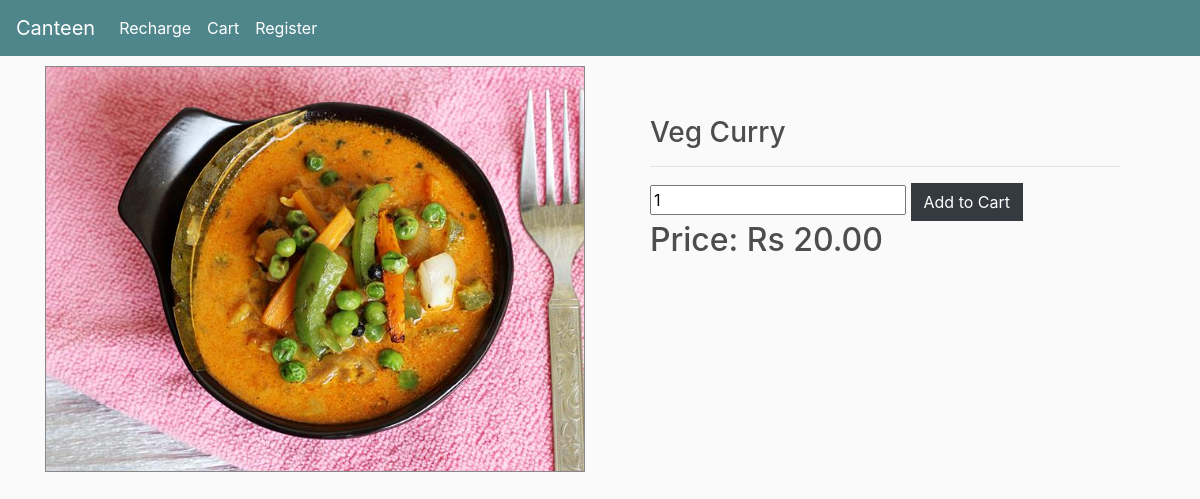
The page /product/9/ on the database its author committed.
### store/models.py (models this page shows, shortened)
class Product(models.Model):
	name = models.CharField(max_length=200)
	price = models.DecimalField(max_digits=7, decimal_places=2)
	image = models.ImageField(null=True, blank=True)
	@property
	def imageURL(self):
		try:
			url = self.image.url
		except:
			url = ''
		return url

### store/views.py (the view, shortened to what this page needs)
# urls.py: path('product/<str:pk>/', views.product, name="product"),
def product(request, pk):
	product = Product.objects.get(id=pk)
	context = {'product':product}
	return render(request, 'product.html', context)

### templates/product.html (shortened to what this page needs)
{% extends 'main.html' %}
{% load static %}
{% block content %}
<div class="row">
	<div class="col-lg-6">
		<img style="border:1px solid #888" src="{{product.imageURL}}" class="img-fluid">
	</div>
	<div style="padding:50px" class="col-lg-6">
		<h3>{{product.name}}</h3>
		<hr>
		<form method="POST" action="{% url 'product' product.id %}">
			<input min="1" value=1 type="number" name="quantity">
			<input class="btn btn-dark" type="submit" value="Add to Cart">
		</form>
		<h2>Price: Rs {{product.price}}</h2>
	</div>
</div>
{% endblock content %}

### guest_cart/static/css/main.css (style rules this page uses)
body { background-color: hsl(0, 0%, 98%); }
h1,h2,h3,h4,h5,h6 { color:hsl(0, 0%, 30%); }
.col-lg-4, .col-lg-6, .col-lg-8, .col-lg-12 { margin-top: 10px; }
.btn { border-radius: 0; }

### rows shown on the page
Product: imageURL (picture), name "Veg Curry", price "20.00"
